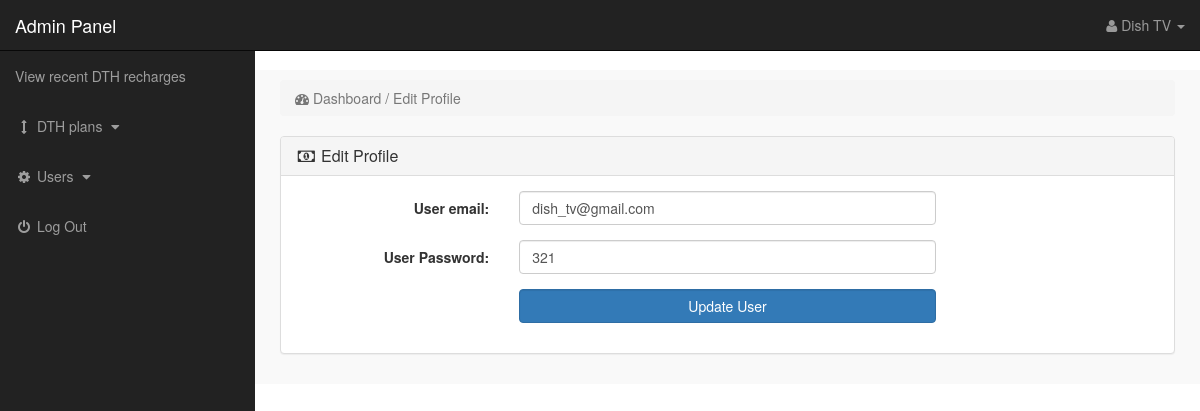
The app's page /service_provider/index.php?user_profile=2 (signed in) with its own data.
### tables this page shows
CREATE TABLE `dth_operators` (
  `id` int(11) NOT NULL,
  `operator_name` varchar(255) NOT NULL,
  `operator_email` varchar(100) NOT NULL,
  `operator_password` int(10) NOT NULL
);

### service_provider/user_profile.php (the view, shortened to what this page needs)
<?php
include 'db_connection.php';
if (isset($_GET['user_profile'])) {
    $edit_id = $_GET['user_profile'];
    $get_admin = "select * from dth_operators where id='$edit_id'";
    $run_admin = mysqli_query($con, $get_admin);
    $row_admin = mysqli_fetch_array($run_admin);
    $admin_name = $row_admin['operator_email'];
    $admin_pass = $row_admin['operator_password'];
}
?>
<div class="row">
    <div class="col-lg-12">
        <ol class="breadcrumb">
            <li class="active">
                <i class="fa fa-dashboard"></i> Dashboard / Edit Profile
            </li>
        </ol>
    </div>
</div>
<div class="row">
    <div class="col-lg-12">
        <div class="panel panel-default">
            <div class="panel-heading">
                <h3 class="panel-title">
                    <i class="fa fa-money fa-fw"></i> Edit Profile
                </h3>
            </div>
            <div class="panel-body">
                <form class="form-horizontal" method="post" enctype="multipart/form-data">
                    <div class="form-group">
                        <label class="col-md-3 control-label">User email: </label>
                        <div class="col-md-6">
                            <input type="text" name="admin_name" class="form-control" required
                                value="<?php echo $admin_name; ?>">
                        </div>
                    </div>
                    <div class="form-group">
                        <label class="col-md-3 control-label">User Password: </label>
                        <div class="col-md-6">
                            <input type="text" name="admin_password" class="form-control" required
                                value="<?php echo $admin_pass; ?>">
                        </div>
                    </div>
                    <div class="form-group">
                        <label class="col-md-3 control-label"></label>
                        <div class="col-md-6">
                            <input type="submit" name="update" value="Update User" class="btn btn-primary form-control">
                        </div>
                    </div>
                </form>
            </div>
        </div>
    </div>
</div>

### service_provider/includes/sidebar.php (shortened to what this page needs)
<?php
if (!isset($_SESSION['admin_email'])) {
    echo "<script>window.open('login.php','_self')</script>";
} else {
    ?>
    <nav class="navbar navbar-inverse navbar-fixed-top">
        <div class="navbar-header">
            <a class="navbar-brand" href="index.php?dashboard">Admin Panel</a>
        </div>
        <ul class="nav navbar-right top-nav">
            <li class="dropdown">
                <a href="#" class="dropdown-toggle" data-toggle="dropdown">
                    <i class="fa fa-user"></i>
                    <?php echo $admin_name; ?> <b class="caret"></b>
                </a>
            </li>
        </ul>
        <div class="collapse navbar-collapse navbar-ex1-collapse">
            <ul class="nav navbar-nav side-nav">
                <li>
                    <a href="index.php?view_products"> View recent DTH recharges </a>
                </li>
                <li>
                    <a href="#" data-toggle="collapse" data-target="#cat">
                        <i class="fa fa-fw fa-arrows-v"></i> DTH plans
                        <i class="fa fa-fw fa-caret-down"></i>
                    </a>
                </li>
                <li>
                    <a href="#" data-toggle="collapse" data-target="#users">
                        <i class="fa fa-fw fa-gear"></i> Users
                        <i class="fa fa-fw fa-caret-down"></i>
                    </a>
                </li>
                <li>
                    <a href="logout.php">
                        <i class="fa fa-fw fa-power-off"></i> Log Out
                    </a>
                </li>
            </ul>
        </div>
    </nav>
<?php } ?>

### service_provider/css/style.css (style rules this page uses)
body { margin-top:100px; }
@media (min-width: 768px) { body { margin-top:50px; } }
.top-nav { padding:0 15px; }
.top-nav>li { display:inline-block; float:left; }
.top-nav>li>a { padding-top:15px; padding-bottom:15px; line-height:20px; color:#999; }
@media (min-width: 768px) { .side-nav { position:fixed; top:51px; width:255px; border-radius:0; overflow-y:auto; background-color: #222; bottom:0; overflow-x:hidden; padding-bottom:40px; } }
@media (min-width: 768px) { .side-nav>li>a { width:255px; } }
.panel-body { border-radius:5px; }

### records on screen
dth_operators: operator_name "Dish TV", admin_name "dish_tv@gmail.com", admin_password "321"
